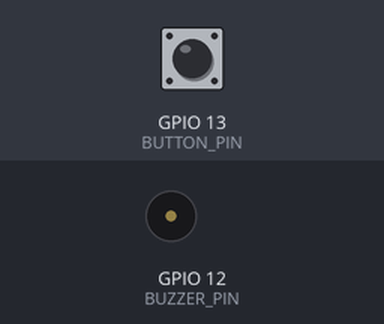
A sketch run on a simulated ESP32. On the bench: buzzer (waves = sounding, pin HIGH). The inputs (shaded band) are chosen by the test bench; at power-on: GPIO 13 (BUTTON_PIN) HIGH. WiFi joins after 1.5 s; servers stay silent unless stated; uploads are accepted with an empty reply; the camera gives no picture; what the sketch prints to the serial monitor is not drawn.

Above: at 3.2 s.
3.3 s: GPIO 13 (BUTTON_PIN) pulled LOW for 0.15 s
At 5.19 s:
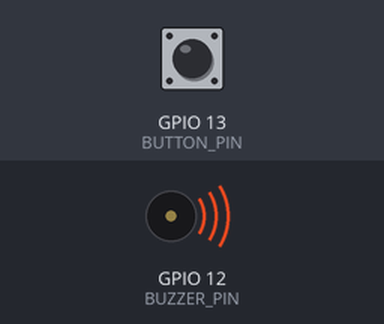
6.4 s: GPIO 13 (BUTTON_PIN) pulled LOW for 1 s
At 7.5 s:
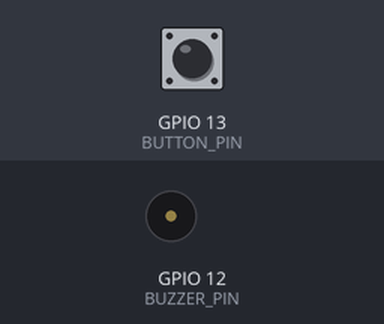
9.9 s: GPIO 13 (BUTTON_PIN) pulled LOW for 3.2 s
At 11.79 s:
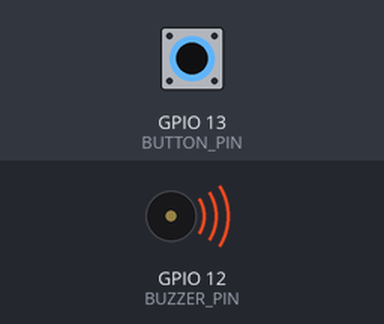
Timing chart, 0 to 13.5 s (numbered marks = the images above; inputs shaded):
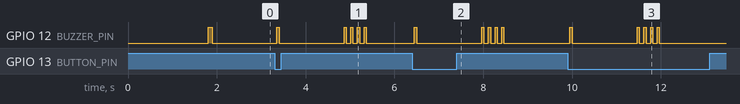

The sketch:

SmartScanner.ino
```cpp
#include "esp_camera.h"
#include <WiFi.h>
#include <HTTPClient.h>

#include <WiFiClientSecure.h>

// ===========================
// CONFIGURATION
// ===========================
const char* ssid = "YOUR_WIFI_SSID";
const char* password = "YOUR_WIFI_PASSWORD";

// Server Configuration
// For local network: serverHost = "10.170.104.63", serverPort = 8000, useHTTPS = false
// For Ngrok (Internet): serverHost = "YOUR_ID.ngrok-free.app", serverPort = 443, useHTTPS = true
String serverHost = "10.170.104.63";
int serverPort = 8000;
String serverPath = "/api/esp32-scan";
bool useHTTPS = false;

// Hardware Pins
#define BUTTON_PIN    13  // Push button connected to GND
#define BUZZER_PIN    12  // Active buzzer

// Camera model: AI THINKER
#define PWDN_GPIO_NUM     32
#define RESET_GPIO_NUM    -1
#define XCLK_GPIO_NUM      0
#define SIOD_GPIO_NUM     26
#define SIOC_GPIO_NUM     27

#define Y9_GPIO_NUM       35
#define Y8_GPIO_NUM       34
#define Y7_GPIO_NUM       39
#define Y6_GPIO_NUM       36
#define Y5_GPIO_NUM       21
#define Y4_GPIO_NUM       19
#define Y3_GPIO_NUM       18
#define Y2_GPIO_NUM        5
#define VSYNC_GPIO_NUM    25
#define HREF_GPIO_NUM     23
#define PCLK_GPIO_NUM     22

void setup() {
  Serial.begin(115200);
  pinMode(BUTTON_PIN, INPUT_PULLUP);
  pinMode(BUZZER_PIN, OUTPUT);
  digitalWrite(BUZZER_PIN, LOW);

  // Initialize Camera
  camera_config_t config;
  config.ledc_channel = LEDC_CHANNEL_0;
  config.ledc_timer = LEDC_TIMER_0;
  config.pin_d0 = Y2_GPIO_NUM;
  config.pin_d1 = Y3_GPIO_NUM;
  config.pin_d2 = Y4_GPIO_NUM;
  config.pin_d3 = Y5_GPIO_NUM;
  config.pin_d4 = Y6_GPIO_NUM;
  config.pin_d5 = Y7_GPIO_NUM;
  config.pin_d6 = Y8_GPIO_NUM;
  config.pin_d7 = Y9_GPIO_NUM;
  config.pin_xclk = XCLK_GPIO_NUM;
  config.pin_pclk = PCLK_GPIO_NUM;
  config.pin_vsync = VSYNC_GPIO_NUM;
  config.pin_href = HREF_GPIO_NUM;
  config.pin_sccb_sda = SIOD_GPIO_NUM;
  config.pin_sccb_scl = SIOC_GPIO_NUM;
  config.pin_pwdn = PWDN_GPIO_NUM;
  config.pin_reset = RESET_GPIO_NUM;
  config.xclk_freq_hz = 20000000;
  config.pixel_format = PIXFORMAT_JPEG;

  // UXGA, SVGA, VGA, CIF, QVGA
  config.frame_size = FRAMESIZE_VGA;
  config.jpeg_quality = 12;
  config.fb_count = 1;

  esp_err_t err = esp_camera_init(&config);
  if (err != ESP_OK) {
    Serial.printf("Camera init failed with error 0x%x", err);
    return;
  }

  // Connect to Wi-Fi
  WiFi.begin(ssid, password);
  Serial.print("Connecting to WiFi");
  while (WiFi.status() != WL_CONNECTED) {
    delay(500);
    Serial.print(".");
  }
  Serial.println("\nWiFi connected.");

  // Ready Beep
  beep(100, 1);
}

void loop() {
  // Check if the button is pressed (LOW when pressed due to INPUT_PULLUP)
  if (digitalRead(BUTTON_PIN) == LOW) {
    // Basic debounce
    delay(50);
    if (digitalRead(BUTTON_PIN) == LOW) {
      Serial.println("Button pressed! Taking picture...");

      beep(50, 1); // Short acknowledgment beep

      // Delay to allow user to move hand away from the camera lens
      delay(1000);

      // Capture Image
      camera_fb_t * fb = esp_camera_fb_get();
      if (!fb) {
        Serial.println("Camera capture failed");
        beep(50, 4); // Error beep
        return;
      }

      // Send Image to Server
      sendImageToServer(fb->buf, fb->len);

      // Return the frame buffer back to the driver for reuse
      esp_camera_fb_return(fb);

      // Wait until the button is released to avoid scanning multiple times
      while(digitalRead(BUTTON_PIN) == LOW) {
        delay(10);
      }
      Serial.println("Ready for next scan.");
    }
  }
}

void sendImageToServer(uint8_t *image_data, size_t image_length) {
  if (WiFi.status() != WL_CONNECTED) {
    Serial.println("WiFi not connected");
    beep(50, 4);
    return;
  }

  String boundary = "Esp32MultipartBoundary";
  String head = "--" + boundary + "\r\n";
  head += "Content-Disposition: form-data; name=\"file\"; filename=\"scan.jpg\"\r\n";
  head += "Content-Type: image/jpeg\r\n\r\n";
  String tail = "\r\n--" + boundary + "--\r\n";
  size_t totalLen = head.length() + image_length + tail.length();

  // We use a raw WiFiClient to stream the large JPEG chunks
  // If using ngrok, we dynamically use a Secure client (HTTPS)
  WiFiClient* client;
  WiFiClient regularClient;
  WiFiClientSecure secureClient;

  if (useHTTPS) {
    secureClient.setInsecure(); // Skip certificate verification
    client = &secureClient;
  } else {
    client = &regularClient;
  }

  if (!client->connect(serverHost.c_str(), serverPort)) {
    Serial.println("Connection failed!");
    beep(50, 4);
    return;
  }

  client->println("POST " + serverPath + " HTTP/1.1");
  client->println("Host: " + serverHost);
  client->println("Content-Length: " + String(totalLen));
  client->println("Content-Type: multipart/form-data; boundary=" + boundary);
  client->println();

  client->print(head);
  client->write(image_data, image_length);
  client->print(tail);

  // Read Response
  String response = "";
  unsigned long timeout = millis();
  while (client->connected() && millis() - timeout < 10000) {
    if (client->available()) {
      char c = client->read();
      response += c;
    }
  }

  Serial.println("Server Response:");
  Serial.println(response);

  // Parse Verdict
  if (response.indexOf("VERDICT: SAFE") != -1) {
    beep(100, 1); // 1 short beep
  } else if (response.indexOf("VERDICT: CONSUME SOON") != -1) {
    beep(200, 2); // 2 medium beeps
  } else if (response.indexOf("VERDICT: RISKY") != -1) {
    beep(200, 2); // 2 medium beeps
  } else if (response.indexOf("VERDICT: EXPIRED") != -1) {
    beep(800, 3); // 3 long beeps
  } else {
    beep(50, 4);  // Unknown/Error
  }
}

void beep(int duration, int count) {
  for (int i = 0; i < count; i++) {
    digitalWrite(BUZZER_PIN, HIGH);
    delay(duration);
    digitalWrite(BUZZER_PIN, LOW);
    delay(100);
  }
}
```

Measured:
- after the input at 3.3 s, GPIO 12 (BUZZER_PIN): goes HIGH 0.05 s, LOW 1.5 s, 3 × (HIGH 0.05 s, LOW 0.10 s), HIGH 0.05 s, then LOW, starting after 0.05 s
- after the input at 6.4 s, GPIO 12 (BUZZER_PIN): goes HIGH 0.05 s, LOW 1.5 s, 3 × (HIGH 0.05 s, LOW 0.10 s), HIGH 0.05 s, then LOW, starting after 0.05 s
- after the input at 9.9 s, GPIO 12 (BUZZER_PIN): goes HIGH 0.05 s, LOW 1.5 s, 3 × (HIGH 0.05 s, LOW 0.10 s), HIGH 0.05 s, then LOW, starting after 0.05 s
